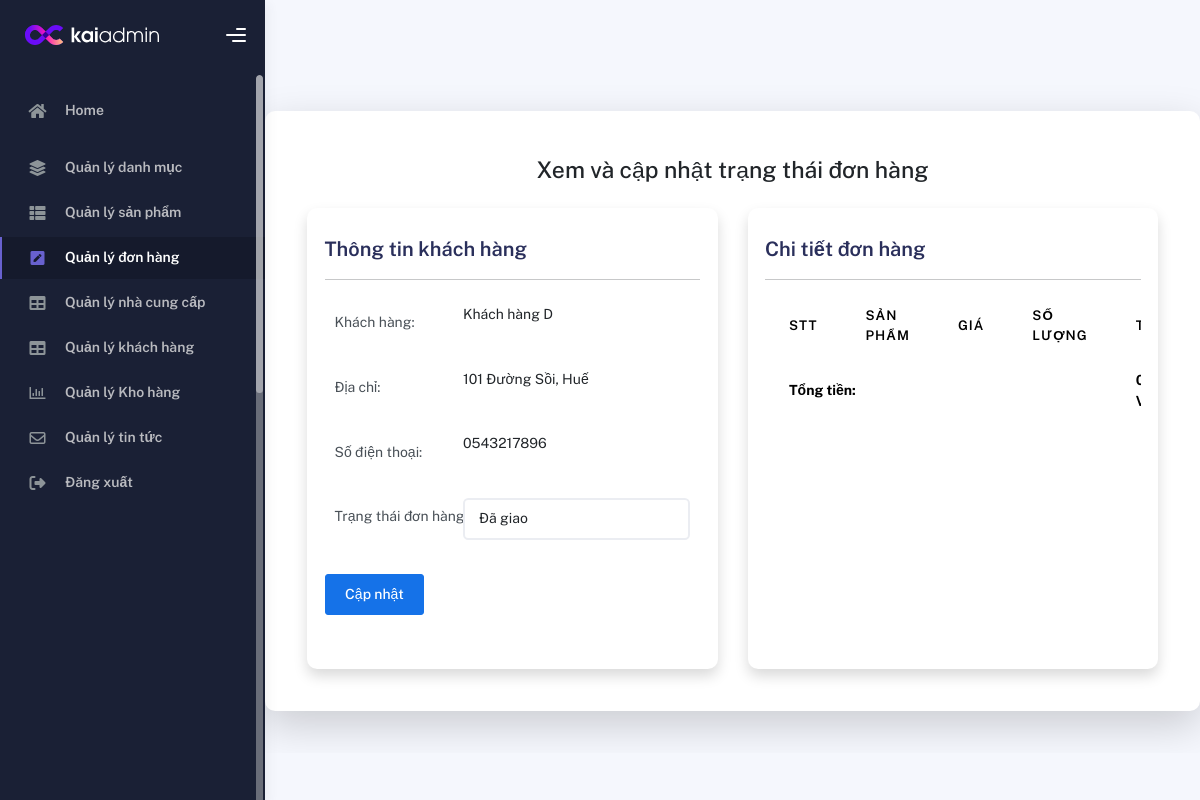
Screenshot of /Admin/Quanlydonhang/vieworders.php?id=143 with the database file from the repository.
### tables this page shows
CREATE TABLE `khachhang` (
  `maKhachHang` varchar(20) NOT NULL,
  `tenKhachhang` varchar(50) NOT NULL,
  `soDienThoai` varchar(10) NOT NULL,
  `email` varchar(30) NOT NULL,
  `matkhau` varchar(255) NOT NULL
);

CREATE TABLE `donhang` (
  `maDonhang` int(20) NOT NULL,
  `maKhachHang` varchar(20) NOT NULL,
  `thoiGianDat` datetime NOT NULL,
  `diaChiKhachHang` varchar(255) NOT NULL,
  `tongGiaTri` int(100) NOT NULL,
  `ghiChu` varchar(200) DEFAULT NULL,
  `tinhTrang` enum('Chờ xử lý','Đã xác nhận','Đang giao','Đã giao','Đã hủy') NOT NULL DEFAULT 'Chờ xử lý' COMMENT '0: Chờ xử lý, 1: Đã xác nhận, 2:Đang giao, 3:Đã giao, 4: Đã hủy'
);

### Admin/Quanlydonhang/vieworders.php (the view, shortened to what this page needs)
<!DOCTYPE html>
<html lang="en">
<head>
    <link rel="stylesheet" href="https://cdnjs.cloudflare.com/ajax/libs/font-awesome/6.5.2/css/all.min.css">
    <link rel="stylesheet" href="../assets/css/bootstrap.min.css" />
    <link rel="stylesheet" href="../assets/css/plugins.min.css" />
    <link rel="stylesheet" href="../assets/css/kaiadmin.min.css" />
    <link rel="stylesheet" href="../assets/css/demo.css" />
</head>
<body>
    <?php
    require('./ketnoi.php');
    $id = mysqli_real_escape_string($conn, $_GET['id']);
    $sql_order = "SELECT * FROM donhang WHERE maDonhang = '$id'";
    $res_order = mysqli_query($conn, $sql_order);
    $order = mysqli_fetch_array($res_order);
    $customer_id = $order['maKhachHang'];
    $sql_customer = "SELECT tenKhachhang, soDienThoai FROM khachhang WHERE maKhachHang = '$customer_id'";
    $res_customer = mysqli_query($conn, $sql_customer);
    $customer = mysqli_fetch_array($res_customer);
    ?>
    <div class="sidebar" data-background-color="dark">
        <div class="sidebar-logo">
            <div class="logo-header" data-background-color="dark">
                <a href="/Demo/Admin/trangchu.php" class="logo">
                    <img src="/Demo/Admin/assets/img/kaiadmin/logo_light.svg" alt="navbar brand" class="navbar-brand" height="20">
                </a>
                <div class="nav-toggle">
                    <button class="btn btn-toggle toggle-sidebar">
                        <i class="gg-menu-right"></i>
                    </button>
                </div>
            </div>
        </div>
        <div class="scroll-wrapper sidebar-wrapper scrollbar scrollbar-inner" style="position: relative;">
            <div class="sidebar-wrapper scrollbar scrollbar-inner scroll-content scroll-scrolly_visible" style="height: auto; margin-bottom: 0px; margin-right: 0px; max-height: 427px;">
                <div class="sidebar-content">
                    <ul class="nav nav-secondary">
                        <li class="nav-item">
                            <a href="/Demo/Admin/trangchu.php" class="collapsed" aria-expanded="false">
                                <i class="fas fa-home"></i>
                                <p>Home</p>
                            </a>
                        </li>
                        <li class="nav-item">
                            <a href="/Demo/Admin/Quanlydanhmuc/hienthi.php">
                                <i class="fas fa-layer-group"></i>
                                <p>Quản lý danh mục</p>
                            </a>
                        </li>
                        <li class="nav-item">
                            <a href="/Demo/Admin/Quanlysanpham/hienthi.php">
                                <i class="fas fa-th-list"></i>
                                <p>Quản lý sản phẩm</p>
                            </a>
                        </li>
                        <li class="nav-item  active">
                            <a href="/Demo/Admin/Quanlydonhang/hienthi.php">
                                <i class="fas fa-pen-square"></i>
                                <p>Quản lý đơn hàng</p>
                            </a>
                        </li>
                        <li class="nav-item">
                            <a href="/Demo/Admin/Quanlynhacungcap/hienthi.php">
                                <i class="fas fa-table"></i>
                                <p>Quản lý nhà cung cấp</p>
                            </a>
                        </li>
                        <li class="nav-item">
                            <a href="/Demo/Admin/Quanlykhachhang/hienthi.php">
                                <i class="fas fa-table"></i>
                                <p>Quản lý khách hàng</p>
                            </a>
                        </li>
                        <li class="nav-item">
                            <a href="/Demo/Admin/Quanlykhohang/Khohang.php">
                                <i class="far fa-chart-bar"></i>
                                <p>Quản lý Kho hàng</p>
                            </a>
                        </li>
                        <li class="nav-item">
                            <a href="/Demo/Admin/Quanlytintuc/news.php">
                                <i class="fa-regular fa-envelope"></i>
                                <p>Quản lý tin tức</p>
                            </a>
                        </li>
                        <li class="nav-item">
                            <a href="/Demo/Admin/logout.php">
                                <i class="fa-solid fa-right-from-bracket"></i>
                                <p>Đăng xuất</p>
                            </a>
                        </li>
                    </ul>
                </div>
            </div>
            <div class="scroll-element scroll-y scroll-scrolly_visible">
                <div class="scroll-element_outer">
                    <div class="scroll-element_size"></div>
                    <div class="scroll-element_track"></div>
                    <div class="scroll-bar" style="height: 318px; top: 0px;"></div>
                </div>
            </div>
        </div>
    </div>
    <div class="main-panel">
        <div class="container">
            <div class="card o-hidden border-0 shadow-lg my-5">
                <div class="card-body p-0">
                    <div class="row">
                        <div class="col-lg-12">
                            <div class="cart boby">
                                <div class="p-5">
                                    <div class="text-center">
                                        <h1 class="h3 mb-4 text-gray-800 text-center">Xem và cập nhật trạng thái đơn hàng</h1>
                                    </div>
                                    <div class="row">
                                        <div class="col-md-6">
                                            <div class="card border-left-info shadow h-100 py-2">
                                                <div class="card-body">
                                                    <form class="user" method="post" action="">
                                                        <h5 class="card-title">Thông tin khách hàng</h5>
                                                        <hr>
                                                        <div class="form-group row">
                                                            <label for="customerName" class="col-sm-4 col-form-label text-md-right"">Khách hàng:</label>
                                            <div class=" col-md-8">
                                                                <?= htmlspecialchars($customer['tenKhachhang']) ?>
                                                        </div>
                                                </div>
                                                <div class="form-group row">
                                                    <label for="customerAddress" class="col-sm-4 col-form-label text-md-right">Địa chỉ:</label>
                                                    <div class="col-md-8">
                                                        <?= htmlspecialchars($order['diaChiKhachHang']) ?>
                                                    </div>
                                                </div>
                                                <div class="form-group row">
                                                    <label for="customerPhone" class="col-sm-4 col-form-label text-md-right">Số điện thoại:</label>
                                                    <div class="col-md-8">
                                                        <?= htmlspecialchars($customer['soDienThoai']) ?>
                                                    </div>
                                                </div>
                                                <div class="form-group row">
                                                    <label for="orderStatus" class="col-sm-4 col-form-label text-md-right">Trạng thái đơn hàng:</label>
                                                    <div class="col-md-8">
                                                        <select class="form-control" name="tinhTrang">
                                                            <option <?= $order['tinhTrang'] == 'Đã giao' ? 'selected' : '' ?>>Đã giao</option>
                                                        </select>
                                                    </div>
                                                </div>
                                                <br>
                                                <button class="btn btn-primary" type="submit" name="btnUpdate" <?php if ($order['tinhTrang'] == 'Đã hủy') echo 'disabled'; ?>>Cập nhật</button>
                                                </form>
                                            </div>
                                        </div>
                                    </div>
                                    <div class="col-md-6">
                                        <div class="card border-left-info shadow h-100 py-2">
                                            <div class="card-body">
                                                <h5 class="card-title">Chi tiết đơn hàng</h5>
                                                <hr>
                                                <div class="table-responsive">
                                                    <table class="table table-striped">
                                                        <thead>
                                                            <tr>
                                                                <th>STT</th>
                                                                <th>Sản phẩm</th>
                                                                <th>Giá</th>
                                                                <th>Số lượng</th>
                                                                <th>Tiền</th>
                                                            </tr>
                                                        </thead>
                                                            <?php
                                                            $tongtien = 0;
                                                            ?>
                                                        <tfoot>
                                                            <tr>
                                                                <th colspan="4" class="text-right">Tổng tiền:</th>
                                                                <th><?= number_format($tongtien, 0, '', '.') . " VNĐ" ?></th>
                                                            </tr>
                                                        </tfoot>
                                                    </table>
                                                </div>
                                            </div>
                                        </div>
                                    </div>
                                </div>
                            </div>
                        </div>
                    </div>
                </div>
            </div>
        </div>
</body>
</html>

### rows the page displays
khachhang: tenKhachhang "Khách hàng D", soDienThoai "0543217896"
donhang: diaChiKhachHang "101 Đường Sồi, Huế", tinhTrang "Đã giao"
